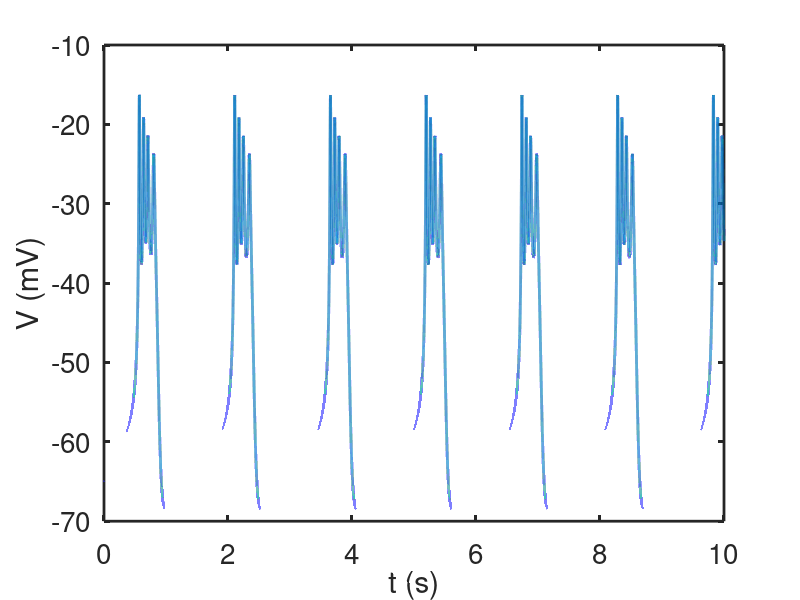
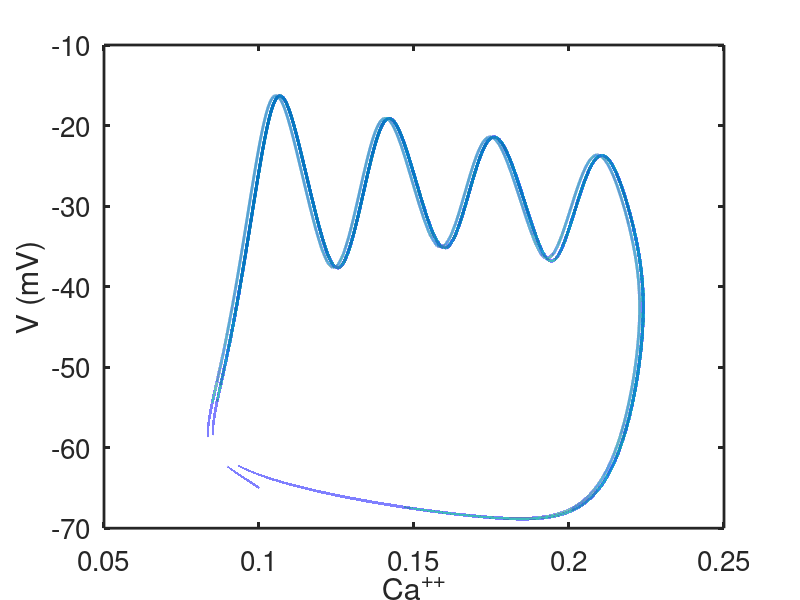

Here is the MATLAB script that generated these plots, in order:

% Pseudo-plateau bursting. A modification of the Chay-Keizer model.
% Modified from the original code of Teka, Bertram, etc.

% Used for Keener and Sneyd, Mathematical Physiology, Chapter 9.

% Variables:
%    V -- membrane potential
%    n -- delayed rectifier activation variable
%    c -- cytosolic calcium concentration
function pseudo_plateau 

global  gkatp  vk vca cm gk gca  vm  sm  vn sn taun  gkca  kd  kpmca f  alpha 
  set(0,   ...
      'defaultaxesfontsize', 20,   ...
   'defaultaxeslinewidth', 2.0, ...
 'defaultlinelinewidth', 2.0);

% parameters
 
  gkatp=180;
 vk=-75;
 vca=25;
 cm=5300;
  gk=2700; 
  gca=1000;
  vm=-20;
  sm=12;
  vn=-12;
  sn=5;
  taun=18.7;
  gkca=400;
  kd=0.3;
  kpmca=0.18;
  f=0.01;
  alpha=4.50e-6;

% Initial conditions
v0=-65 ;
n0=0 ;
c0=0.1 ;


init=[v0,n0,c0];

total=10000;
tstep = 0.01;
tic
%specify the output points
tspan = [0:tstep:total];
[T,S] = ode23s(@deRHS,tspan, init, odeset('maxstep',10));  
toc

figure(1)
plot(T /1000,S(:,1))
  
 
ylabel('V (mV)')
xlabel('t (s)')

figure(2)
plot(S(:,3),S(:,1))
ylabel('V (mV)')
xlabel('Ca^{++}')


function s_prime=deRHS(t,sol) 
global  gkatp  vk vca cm gk gca  vm  sm  vn sn taun  gkca  kd  kpmca f  alpha 

%there are three variables
v=sol(1);
n=sol(2);
c = sol(3);

% steady state functions 
ninf = 1/(1+exp((vn-v)/sn));
minf = 1/(1+exp((vm-v)/sm));


% Ikca
Ikca = gkca/(1+(kd/c)^3)*(v-vk);

% Calcium Handling

% ICa
Ica = gca*minf*(v-vca);

% Ik
Ik = gk*n*(v-vk);

% Ikatp
Ikatp = gkatp*(v-vk);

% Ca fluxes
Jmem = -(alpha*Ica + kpmca*c);

% equations
dv=-(Ik + Ica + Ikca + Ikatp)/cm;
dn=(ninf-n)/taun;
dc = f*Jmem;

s_prime=[dv;dn;dc];

 
